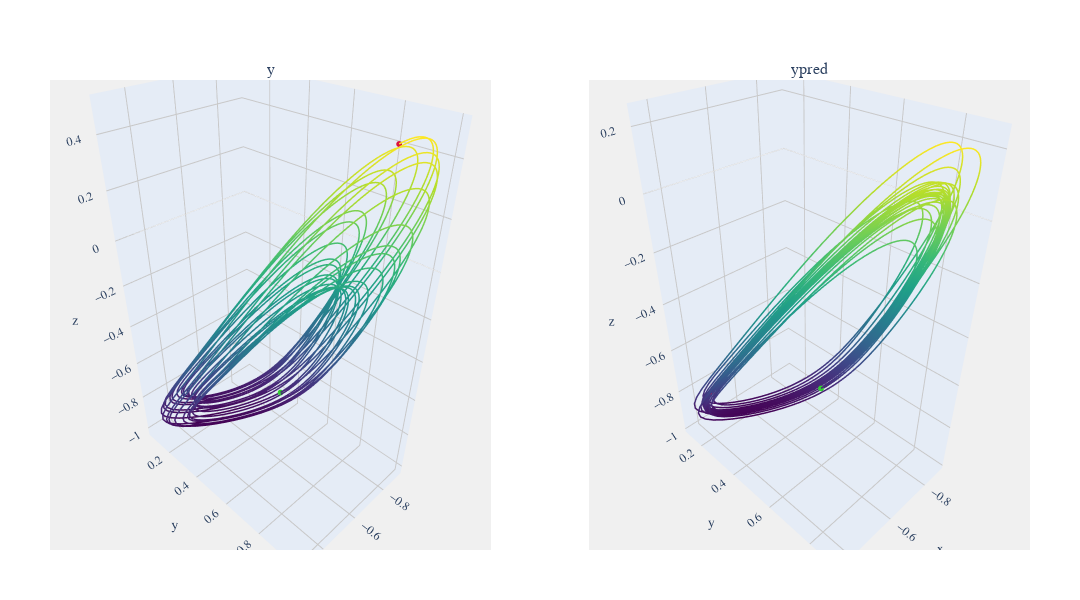
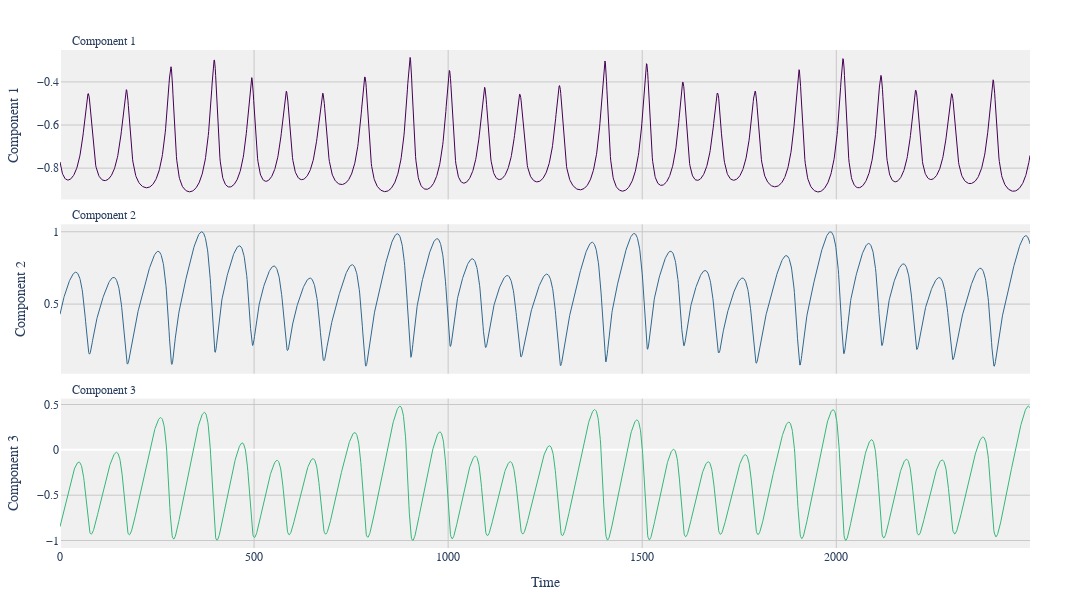
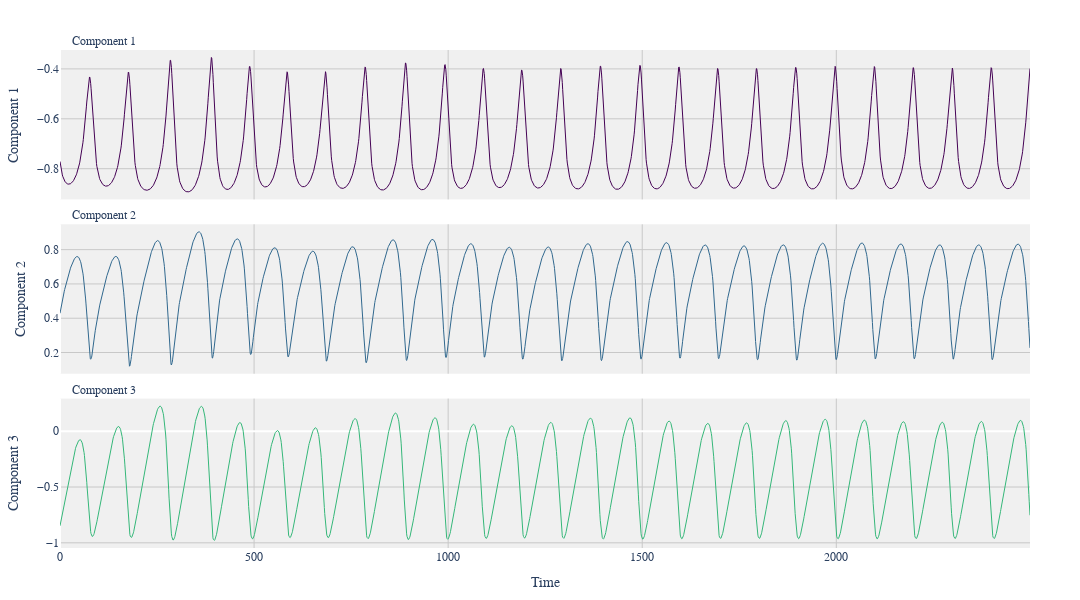

Notebook code for these charts, in order:
### Code cell
for_plot = test_targets[:,:3], predictions[:,:3]
viz.compare_plot(for_plot, titles=["y", "ypred"], figsize=(1080,600))
viz.plot_components(test_targets[:], line_width=1,figsize=(1080,600))
viz.plot_components(predictions[:], line_width=1,figsize=(1080,600))

### Figure 1 — Plotly figure (JSON) as saved in the notebook; plotly's stock layout.template omitted (floating-point values rounded to 4 significant figures; data arrays with more than 128 entries replaced by an {"elided": "..."} marker saying what was removed)
{"data": [{"hoverinfo": "x+y+z", "line": {"color": {"elided": "2500 float values"}, "colorscale": [[0, "#440154"], [0.1111, "#482878"], [0.2222, "#3e4989"], [0.3333, "#31688e"], [0.4444, "#26828e"], [0.5556, "#1f9e89"], [0.6667, "#35b779"], [0.7778, "#6ece58"], [0.8889, "#b5de2b"], [1, "#fde725"]], "width": 3}, "mode": "lines", "name": "Dataset 1", "scene": "scene", "type": "scatter3d", "x": {"elided": "2500 float values"}, "y": {"elided": "2500 float values"}, "z": {"elided": "2500 float values"}}, {"hoverinfo": "none", "marker": {"color": "limegreen", "size": 2}, "mode": "markers", "name": "Start", "scene": "scene", "showlegend": false, "type": "scatter3d", "x": [-0.7711], "y": [0.4293], "z": [-0.8477]}, {"hoverinfo": "none", "marker": {"color": "crimson", "size": 2}, "mode": "markers", "name": "End", "scene": "scene", "showlegend": false, "type": "scatter3d", "x": [-0.741], "y": [0.9158], "z": [0.4633]}, {"hoverinfo": "x+y+z", "line": {"color": {"elided": "2500 float values"}, "colorscale": [[0, "#440154"], [0.1111, "#482878"], [0.2222, "#3e4989"], [0.3333, "#31688e"], [0.4444, "#26828e"], [0.5556, "#1f9e89"], [0.6667, "#35b779"], [0.7778, "#6ece58"], [0.8889, "#b5de2b"], [1, "#fde725"]], "width": 3}, "mode": "lines", "name": "Dataset 2", "scene": "scene2", "type": "scatter3d", "x": {"elided": "2500 float values"}, "y": {"elided": "2500 float values"}, "z": {"elided": "2500 float values"}}, {"hoverinfo": "none", "marker": {"color": "limegreen", "size": 2}, "mode": "markers", "name": "Start", "scene": "scene2", "showlegend": false, "type": "scatter3d", "x": [-0.7709], "y": [0.4288], "z": [-0.8476]}, {"hoverinfo": "none", "marker": {"color": "crimson", "size": 2}, "mode": "markers", "name": "End", "scene": "scene2", "showlegend": false, "type": "scatter3d", "x": [-0.3986], "y": [0.2267], "z": [-0.7532]}], "layout": {"annotations": [{"font": {"size": 16}, "showarrow": false, "text": "y", "x": 0.225, "xanchor": "center", "xref": "paper", "y": 1, "yanchor": "bottom", "yref": "paper"}, {"font": {"size": 16}, "showarrow": false, "text": "ypred", "x": 0.775, "xanchor": "center", "xref": "paper", "y": 1, "yanchor": "bottom", "yref": "paper"}], "font": {"family": "Arial", "size": 12}, "height": 600, "margin": {"b": 50, "l": 50, "r": 50, "t": 80}, "paper_bgcolor": "white", "plot_bgcolor": "rgb(240, 240, 240)", "scene": {"aspectmode": "data", "bgcolor": "rgb(240, 240, 240)", "domain": {"x": [0, 0.45], "y": [0, 1]}, "xaxis": {"gridcolor": "rgb(200, 200, 200)", "showbackground": true}, "yaxis": {"gridcolor": "rgb(200, 200, 200)", "showbackground": true}, "zaxis": {"gridcolor": "rgb(200, 200, 200)", "showbackground": true}}, "scene2": {"aspectmode": "data", "bgcolor": "rgb(240, 240, 240)", "domain": {"x": [0.55, 1], "y": [0, 1]}, "xaxis": {"gridcolor": "rgb(200, 200, 200)", "showbackground": true}, "yaxis": {"gridcolor": "rgb(200, 200, 200)", "showbackground": true}, "zaxis": {"gridcolor": "rgb(200, 200, 200)", "showbackground": true}}, "showlegend": false, "width": 1080}}

### Figure 2 — Plotly figure (JSON) as saved in the notebook; plotly's stock layout.template omitted (floating-point values rounded to 4 significant figures; data arrays with more than 128 entries replaced by an {"elided": "..."} marker saying what was removed)
{"data": [{"hoverinfo": "x+y", "line": {"color": "#440154", "width": 1}, "mode": "lines", "name": "Component 1", "showlegend": false, "type": "scatter", "x": {"elided": "2500 int values"}, "xaxis": "x", "y": {"elided": "2500 float values"}, "yaxis": "y"}, {"hoverinfo": "x+y", "line": {"color": "#31688e", "width": 1}, "mode": "lines", "name": "Component 2", "showlegend": false, "type": "scatter", "x": {"elided": "2500 int values"}, "xaxis": "x2", "y": {"elided": "2500 float values"}, "yaxis": "y2"}, {"hoverinfo": "x+y", "line": {"color": "#35b779", "width": 1}, "mode": "lines", "name": "Component 3", "showlegend": false, "type": "scatter", "x": {"elided": "2500 int values"}, "xaxis": "x3", "y": {"elided": "2500 float values"}, "yaxis": "y3"}], "layout": {"annotations": [{"font": {"size": 12}, "showarrow": false, "text": "Component 1", "x": 0.01, "xanchor": "left", "xref": "paper", "y": 1, "yanchor": "bottom", "yref": "paper"}, {"font": {"size": 12}, "showarrow": false, "text": "Component 2", "x": 0.01, "xanchor": "left", "xref": "paper", "y": 0.65, "yanchor": "bottom", "yref": "paper"}, {"font": {"size": 12}, "showarrow": false, "text": "Component 3", "x": 0.01, "xanchor": "left", "xref": "paper", "y": 0.3, "yanchor": "bottom", "yref": "paper"}], "font": {"family": "Arial", "size": 12}, "height": 600, "hovermode": "x unified", "margin": {"b": 50, "l": 50, "r": 50, "t": 50}, "paper_bgcolor": "white", "plot_bgcolor": "rgb(240, 240, 240)", "title": {"font": {"family": "Arial", "size": 20}, "text": "", "x": 0.5, "xanchor": "center", "y": 0.95, "yanchor": "top"}, "width": 1080, "xaxis": {"anchor": "y", "domain": [0, 1], "gridcolor": "rgb(200, 200, 200)", "matches": "x3", "showgrid": true, "showticklabels": false}, "xaxis2": {"anchor": "y2", "domain": [0, 1], "gridcolor": "rgb(200, 200, 200)", "matches": "x3", "showgrid": true, "showticklabels": false}, "xaxis3": {"anchor": "y3", "domain": [0, 1], "gridcolor": "rgb(200, 200, 200)", "showgrid": true, "title": {"text": "Time"}}, "yaxis": {"anchor": "x", "domain": [0.7, 1], "gridcolor": "rgb(200, 200, 200)", "showgrid": true, "title": {"text": "Component 1"}}, "yaxis2": {"anchor": "x2", "domain": [0.35, 0.65], "gridcolor": "rgb(200, 200, 200)", "showgrid": true, "title": {"text": "Component 2"}}, "yaxis3": {"anchor": "x3", "domain": [0, 0.3], "gridcolor": "rgb(200, 200, 200)", "showgrid": true, "title": {"text": "Component 3"}}}}

### Figure 3 — Plotly figure (JSON) as saved in the notebook; plotly's stock layout.template omitted (floating-point values rounded to 4 significant figures; data arrays with more than 128 entries replaced by an {"elided": "..."} marker saying what was removed)
{"data": [{"hoverinfo": "x+y", "line": {"color": "#440154", "width": 1}, "mode": "lines", "name": "Component 1", "showlegend": false, "type": "scatter", "x": {"elided": "2500 int values"}, "xaxis": "x", "y": {"elided": "2500 float values"}, "yaxis": "y"}, {"hoverinfo": "x+y", "line": {"color": "#31688e", "width": 1}, "mode": "lines", "name": "Component 2", "showlegend": false, "type": "scatter", "x": {"elided": "2500 int values"}, "xaxis": "x2", "y": {"elided": "2500 float values"}, "yaxis": "y2"}, {"hoverinfo": "x+y", "line": {"color": "#35b779", "width": 1}, "mode": "lines", "name": "Component 3", "showlegend": false, "type": "scatter", "x": {"elided": "2500 int values"}, "xaxis": "x3", "y": {"elided": "2500 float values"}, "yaxis": "y3"}], "layout": {"annotations": [{"font": {"size": 12}, "showarrow": false, "text": "Component 1", "x": 0.01, "xanchor": "left", "xref": "paper", "y": 1, "yanchor": "bottom", "yref": "paper"}, {"font": {"size": 12}, "showarrow": false, "text": "Component 2", "x": 0.01, "xanchor": "left", "xref": "paper", "y": 0.65, "yanchor": "bottom", "yref": "paper"}, {"font": {"size": 12}, "showarrow": false, "text": "Component 3", "x": 0.01, "xanchor": "left", "xref": "paper", "y": 0.3, "yanchor": "bottom", "yref": "paper"}], "font": {"family": "Arial", "size": 12}, "height": 600, "hovermode": "x unified", "margin": {"b": 50, "l": 50, "r": 50, "t": 50}, "paper_bgcolor": "white", "plot_bgcolor": "rgb(240, 240, 240)", "title": {"font": {"family": "Arial", "size": 20}, "text": "", "x": 0.5, "xanchor": "center", "y": 0.95, "yanchor": "top"}, "width": 1080, "xaxis": {"anchor": "y", "domain": [0, 1], "gridcolor": "rgb(200, 200, 200)", "matches": "x3", "showgrid": true, "showticklabels": false}, "xaxis2": {"anchor": "y2", "domain": [0, 1], "gridcolor": "rgb(200, 200, 200)", "matches": "x3", "showgrid": true, "showticklabels": false}, "xaxis3": {"anchor": "y3", "domain": [0, 1], "gridcolor": "rgb(200, 200, 200)", "showgrid": true, "title": {"text": "Time"}}, "yaxis": {"anchor": "x", "domain": [0.7, 1], "gridcolor": "rgb(200, 200, 200)", "showgrid": true, "title": {"text": "Component 1"}}, "yaxis2": {"anchor": "x2", "domain": [0.35, 0.65], "gridcolor": "rgb(200, 200, 200)", "showgrid": true, "title": {"text": "Component 2"}}, "yaxis3": {"anchor": "x3", "domain": [0, 0.3], "gridcolor": "rgb(200, 200, 200)", "showgrid": true, "title": {"text": "Component 3"}}}}
